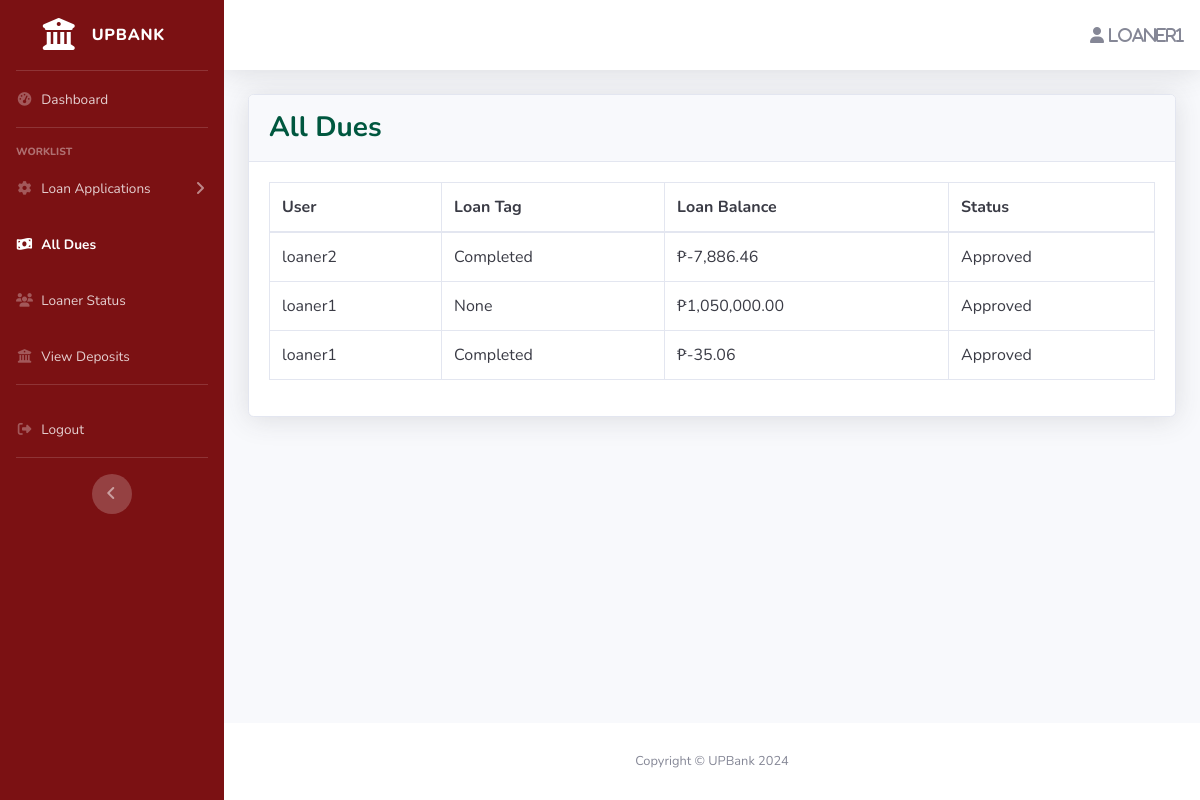
Before: /create-manage-account/all-dues/ (signed in) with the older database file.
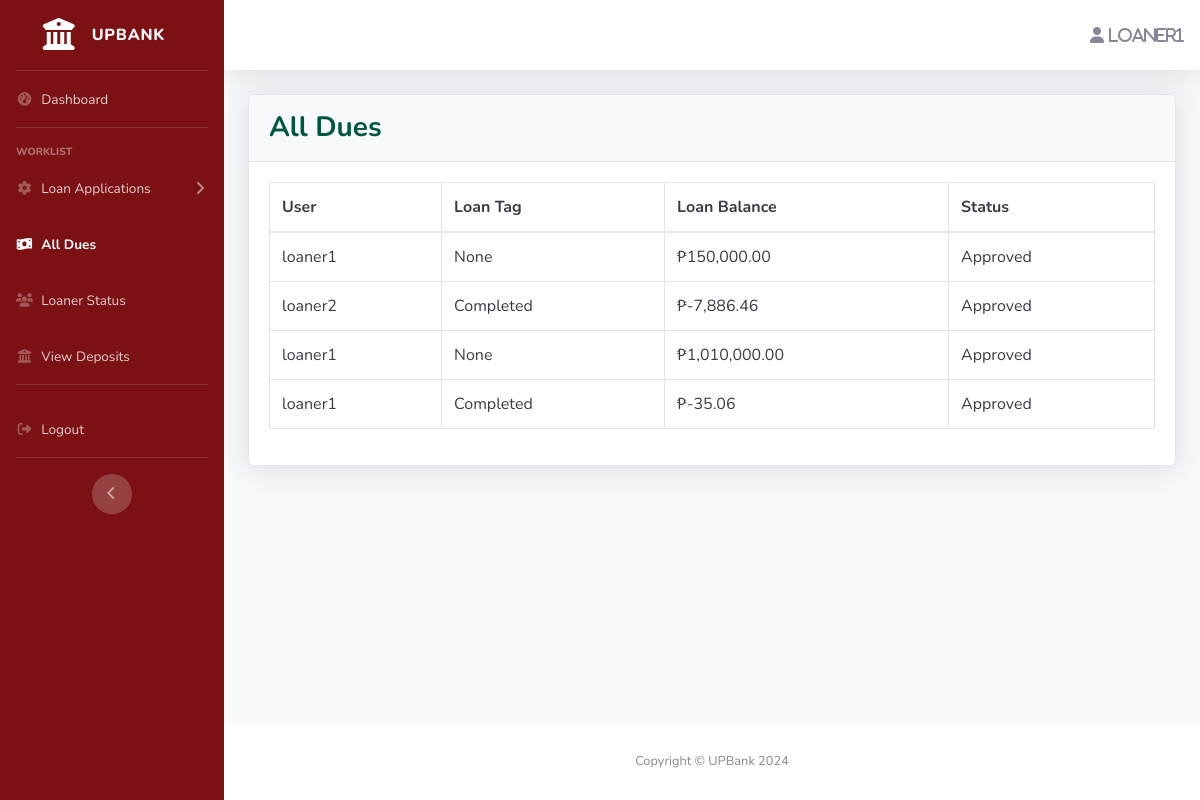
After: the same page with the newer database file.
### loans_borrower/models.py (models this page shows, shortened)
class Loans(models.Model):
    STATUS = (
        ('For Review', 'For Review'),
        ('Approved', 'Approved'),
        ('Rejected', 'Rejected'),
    )
    CIV_STATUS = (
        ('Married', 'Married'),
        ('Separated', 'Separated'),
        ('Single', 'Single'),
        ('Widower', 'Widower'),
    )
    LEN_STAY = (
        ('Months', 'Months'),
        ('Years', 'Years'),
    )
    HOME_OWN = (
        ('Mortgage', 'Mortgage'),
        ('Rented', 'Rented'),
        ('Owned', 'Owned'),
        ('Used Free/Living with Parents/Relatives', 'Used Free/Living with Parents/Relatives'),
    )
    PHONE_TYPE = (
        ('Home', 'Home'),
        ('Mobile', 'Mobile'),
    )
    PRIME_INCOME = (
        ('Employment', 'Employment'),
        ('Business', 'Business'),
    )
    EMP_TYPE = (
        ('Local(Government)', 'Local(Government)'),
        ('Local(Private)', 'Local(Private)'),
        ('OFW Non-Immigrant(Government)', 'OFW Non-Immigrant(Government)'),
        ('OFW Non-Immigrant(Private)', 'OFW Non-Immigrant(Private)'),
    )
    LOAN_TAG = (
        ('Pending', 'Pending'),
        ('Delinquent', 'Delinquent'),
        ('In-Loan Default', 'In-Loan Default'),
        ('Completed', 'Completed'),
    )
    app_date = models.DateTimeField(null=True, blank=True)
    status = models.CharField(default='For Review',max_length=100, choices=STATUS, null=True)
    make = models.CharField(max_length=100, null=True, blank=False)
    model = models.CharField(max_length=100, null=True, blank=False)
    sell_price = models.DecimalField(max_digits=50, decimal_places=2, null=True, blank=False)
    dp_percent = models.PositiveIntegerField(null=True, blank=False)
    dp_amt = models.DecimalField(max_digits=50, decimal_places=2, null=True, blank=False)
    loan_amt = models.DecimalField(max_digits=50, decimal_places=2, null=True, blank=False)
    no_of_payments = models.IntegerField(null=True, blank=False)
    loan_bal = models.DecimalField(default=0,max_digits=50, decimal_places=2, null=True, blank=True)
    user = models.ForeignKey(User, on_delete=models.CASCADE, null=True, blank=True)
    first_name = models.CharField(max_length=100, null=True, blank=False)
    middle_name = models.CharField(max_length=100, null=True, blank=True)
    last_name = models.CharField(max_length=100, null=True, blank=False)
    birthdate = models.DateField(null=True, blank=False)
    civ_status = models.CharField(max_length=100, choices=CIV_STATUS, null=True, blank=False)
    unit_no = models.CharField(max_length=100, null=True, blank=False)
    condo_name = models.CharField(max_length=100, null=True, blank=True)
    street = models.CharField(max_length=100, null=True, blank=False)
    subdiv_brgy = models.CharField(max_length=100, null=True, blank=False)
    city = models.CharField(max_length=100, null=True, blank=False)
    municip_prov = models.CharField(max_length=100, null=True, blank=False)
    country = models.CharField(max_length=100, null=True, blank=False)
    len_stay = models.CharField(max_length=100, choices=LEN_STAY, null=True, blank=False)
    len_stay_num = models.IntegerField(null=True, blank=False)
    home_own = models.CharField(max_length=100, choices=HOME_OWN, null=True, blank=False)
    phone_type = models.CharField(max_length=100, choices=PHONE_TYPE, null=True, blank=False)
    home_num = models.CharField(max_length=100, null=True, blank=True)
    mobile_num = PhoneNumberField(max_length=100, null=True, blank=True)
    email_add = models.CharField(max_length=100, null=True, blank=False)
    prime_income = models.CharField(max_length=100, choices=PRIME_INCOME, null=True, blank=False)
    emp_type = models.CharField(max_length=100, choices=EMP_TYPE, null=True, blank=True)
    emp_name = models.CharField(max_length=100, null=True, blank=True)
    job_pos = models.CharField(max_length=100, null=True, blank=True)
    emp_tenure = models.CharField(max_length=100, choices=LEN_STAY, null=True, blank=True)
    emp_tenure_num = models.IntegerField(null=True, blank=True)
    emp_monthly_income = models.DecimalField(max_digits=50, decimal_places=2, null=True, blank=True)
    emp_work_no = models.CharField(max_length=100, null=True, blank=True)
    bsns_type = models.CharField(default="Self-Employed", max_length=100, null=True, blank=True)
    bsns_name = models.CharField(max_length=100, null=True, blank=True)
    bsns_tenure = models.CharField(max_length=100, choices=LEN_STAY, null=True, blank=True)
    bsns_tenure_num = models.IntegerField(null=True, blank=True)
    bsns_monthly_income = models.DecimalField(max_digits=50, decimal_places=2, null=True, blank=True)
    bsns_work_no = models.CharField(max_length=100, null=True, blank=True)
    bsns_unit_no = models.CharField(max_length=100, null=True, blank=True)
    bsns_condo_name = models.CharField(max_length=100, null=True, blank=True)
    bsns_street = models.CharField(max_length=100, null=True, blank=True)
    bsns_subdiv_brgy = models.CharField(max_length=100, null=True, blank=True)
    bsns_city = models.CharField(max_length=100, null=True, blank=True)
    bsns_municip_prov = models.CharField(max_length=100, null=True, blank=True)
    bsns_country = models.CharField(max_length=100, null=True, blank=True)
    loan_docs = models.FileField(upload_to='loan_docs/', null=True, blank=True)
    loan_tag = models.CharField(default='Pending', max_length=100, choices=LOAN_TAG, null=True, blank=True)

### create_manage_acc/views.py (the view)
# urls.py: path('all-dues/', views.all_dues, name='all_dues'),
def all_dues(request):
    loans = Loans.objects.filter(status='Approved').order_by('-app_date')
    return render(request, 'create_manage_acc/all_dues.html', {'loans': loans})

### create_manage_acc/templates/create_manage_acc/all_dues.html (shortened to what this page needs)
{% extends 'bank_officer/navbar.html' %}
{% load static %}
{% load humanize %}
{% block content %}
<div class="card shadow mb-4">
    <div class="card-header py-3">
        <h3 class="m-0 font-weight-bold" style="color:#00573f">All Dues</h3>
    </div>
    <div class="card-body">
        <div class="table-responsive">
            <table class="table table-hover table-bordered text-gray-900" id="dataTable" width="100%" cellspacing="0">
                <thead>
                    <tr>
                        <th>User</th>
                        <th>Loan Tag</th>
                        <th>Loan Balance</th>
                        <th>Status</th>
                    </tr>
                </thead>
                <tbody>
                    {% for loan in loans %}
                    <tr>
                        <td>{{ loan.user.username }}</td>
                        <td>{{ loan.loan_tag }}</td>
                        <td>₱{{ loan.loan_bal|intcomma }}</td>
                        <td>{{ loan.status }}</td>
                    </tr>
                    {% endfor %}
                </tbody>
            </table>
        </div>
    </div>
</div>
{% endblock content %}

Changed rows visible on the page:
added Loans: user.username "loaner1", loan_tag "None", loan_bal "150,000.00", status "Approved"
changed Loans (number 3 of 4 on the later page): loan_bal "1,050,000.00" → "1,010,000.00"
